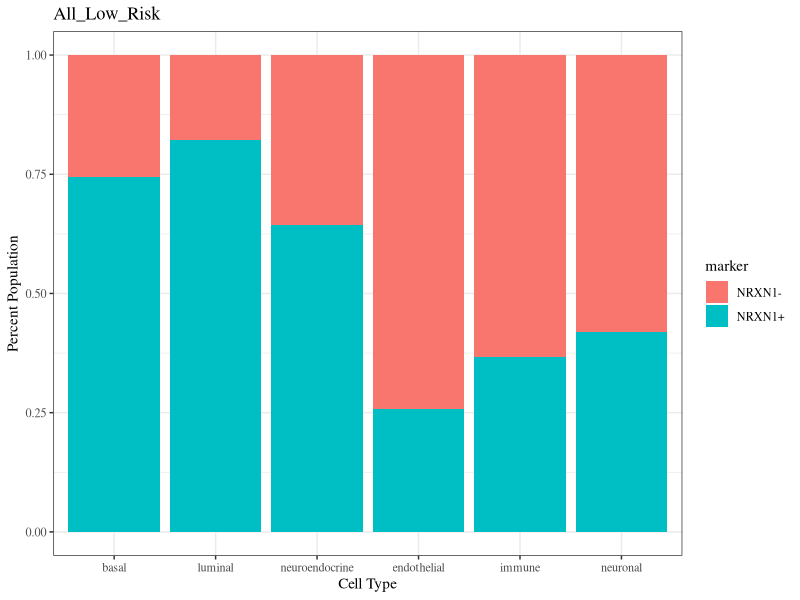
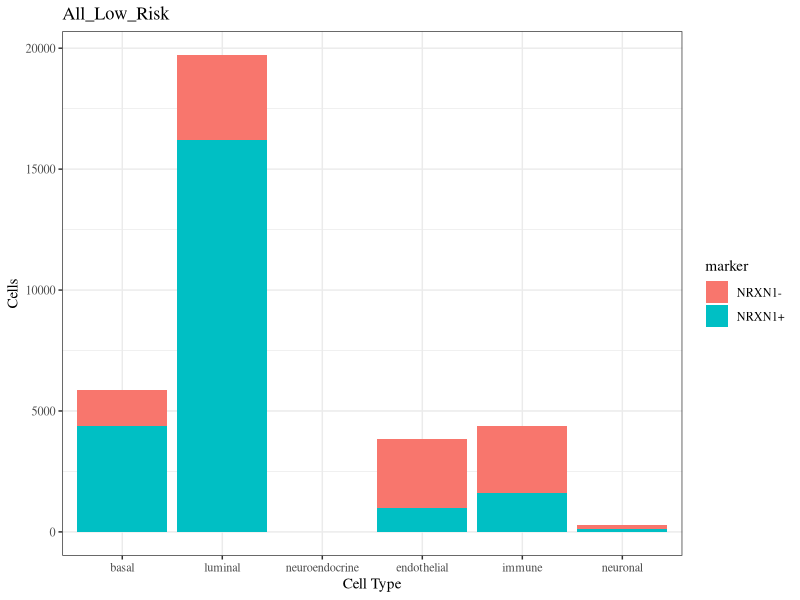

The R script that drew these images, in order: (Note: this script raises an error after producing the figures.)
####plotting####
#cell types already quantified (basal, luminal, Neuroendocrine. endothelial, immune, neuronal) are plotted using R ggplot2 library

#create a table with the cell types and number of cells that express marker of interest
myDF <- read.table(text="marker basal     luminal    neuroendocrine     endothelial     immune     neuronal
NRXN1+    4364 16203 9 988 1603 119
NRXN1-   1495 3513 5 2855 2762 165", header=TRUE)
View(myDF)

install.packages("tidyverse") #only need to install once
library(scales)
library(ggplot2)
library(reshape2)

DF1 <- melt(myDF, id.var="marker")

#percent population of cell type by marker expression - only need to change the "ggtitle" here
ggplot(DF1, aes(x = variable, y = value, fill = marker))  + geom_bar(stat = 'identity', position = 'fill') +labs(y = "Percent Population", x = "Cell Type") +ggtitle("All_Low_Risk") +theme_bw(base_family = "Times") #optional if you want white background

#amount of cells (cell counts) by cell type by marker expression - only need to change the "ggtitle" here
ggplot(DF1, aes(x = variable, y = value, fill = marker)) + geom_bar(stat = 'identity') +labs(y = "Cells", x = "Cell Type") + ggtitle("All_Low_Risk") +theme_bw(base_family = "Times") #optional if you want white background


#mapping the location of cells:
qplot(x = Nuc.X, y = Nuc.Y, data = features, geom = "point")
qplot(x = Nuc.X, y = Nuc.Y, data = features, geom = "point", color = ROI_ID) #ROI locations
